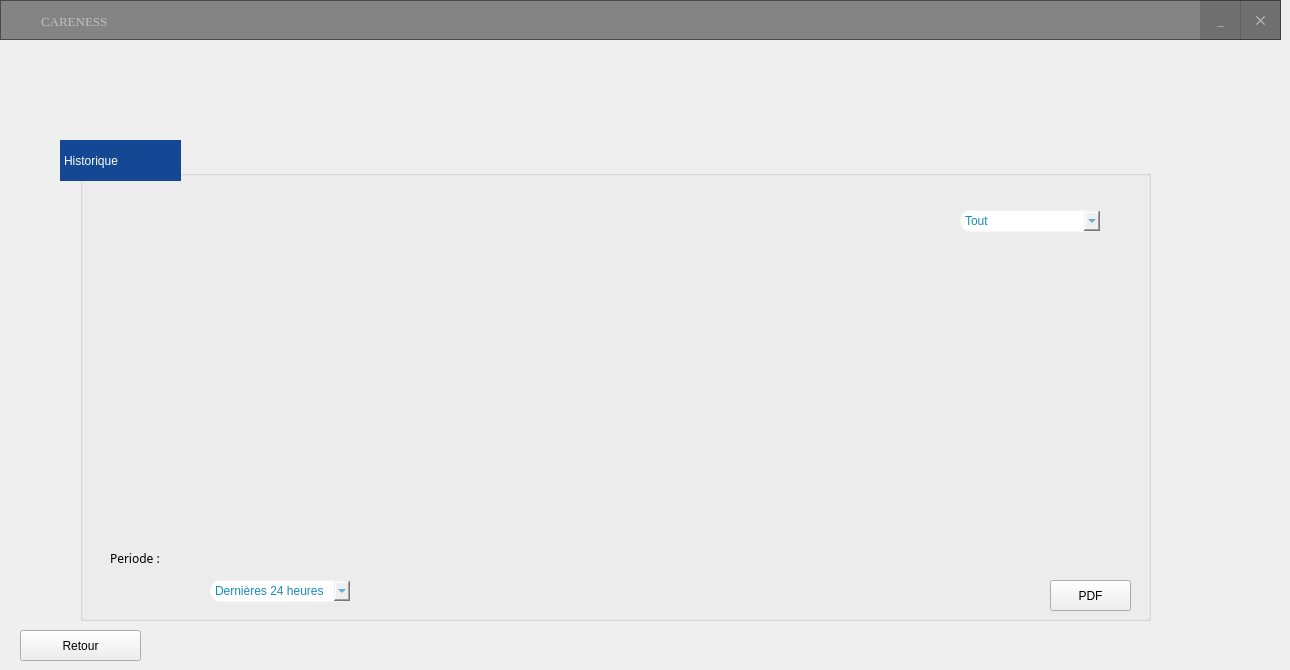
    <widget class="QWidget" name="page_3">
     <widget class="QGroupBox" name="groupBox_11">
      <property name="geometry">
       <rect>
        <x>80</x>
        <y>170</y>
        <width>1071</width>
        <height>451</height>
       </rect>
      </property>
      <property name="styleSheet">
       <string notr="true">QGroupBox{
color: rgb(20, 72, 149);
background-color: transparent;
}
QComboBox{
border-radius: 10px;
    border: 1px solid transparent;
	color: rgb(25, 139, 186);
}</string>
      </property>
      <property name="title">
       <string/>
      </property>
      <widget class="QComboBox" name="comboBox">
       <property name="geometry">
        <rect>
         <x>880</x>
         <y>40</y>
         <width>141</width>
         <height>22</height>
        </rect>
       </property>
       <item>
        <property name="text">
         <string>Tout</string>
        </property>
       </item>
       <item>
        <property name="text">
         <string>Historique d'ajout</string>
        </property>
       </item>
       <item>
        <property name="text">
         <string>Historique de suppression</string>
        </property>
       </item>
      </widget>
      <widget class="QListView" name="listView">
       <property name="geometry">
        <rect>
         <x>20</x>
         <y>70</y>
         <width>1001</width>
         <height>291</height>
        </rect>
       </property>
       <property name="styleSheet">
        <string notr="true">background-color: transparent;</string>
       </property>
      </widget>
      <widget class="QLabel" name="label_8">
       <property name="geometry">
        <rect>
         <x>30</x>
         <y>380</y>
         <width>101</width>
         <height>16</height>
        </rect>
       </property>
       <property name="font">
        <font>
         <family>Arial Black</family>
         <pointsize>9</pointsize>
         <weight>10</weight>
         <italic>false</italic>
         <bold>false</bold>
        </font>
       </property>
       <property name="styleSheet">
        <string notr="true">font: 87 9pt &quot;Arial Black&quot;;</string>
       </property>
       <property name="text">
        <string>Periode :</string>
       </property>
      </widget>
      <widget class="QComboBox" name="comboBox_2">
       <property name="geometry">
        <rect>
         <x>130</x>
         <y>410</y>
         <width>141</width>
         <height>22</height>
        </rect>
       </property>
       <property name="styleSheet">
        <string notr="true"/>
       </property>
       <item>
        <property name="text">
         <string>Dernières 24 heures</string>
        </property>
       </item>
       <item>
        <property name="text">
         <string>7 derniers jours</string>
        </property>
       </item>
       <item>
        <property name="text">
         <string>4 dernières semaines</string>
        </property>
       </item>
       <item>
        <property name="text">
         <string>Toutes les données</string>
        </property>
       </item>
      </widget>
      <widget class="QPushButton" name="pushButton_2">
       <property name="geometry">
        <rect>
         <x>970</x>
         <y>410</y>
         <width>81</width>
         <height>31</height>
        </rect>
       </property>
       <property name="text">
        <string>PDF</string>
       </property>
       <property name="icon">
        <iconset resource="Resources.qrc">
         <normaloff>:/new/prefix1/images/pdf.png</normaloff>:/new/prefix1/images/pdf.png</iconset>
       </property>
      </widget>
     </widget>
     <widget class="QFrame" name="frame_6">
      <property name="geometry">
       <rect>
        <x>0</x>
        <y>0</y>
        <width>1281</width>
        <height>40</height>
       </rect>
      </property>
      <property name="cursor">
       <cursorShape>ArrowCursor</cursorShape>
      </property>
      <property name="styleSheet">
       <string notr="true">QFrame{
background:rgba(0,0,0,0.45);
}

QFrame:hover{
background:rgba(0,0,0,0.50);
}

QPushButton{
color:silver;
}

QPushButton:hover{
color:white;
}</string>
      </property>
      <property name="frameShape">
       <enum>QFrame::StyledPanel</enum>
      </property>
      <property name="frameShadow">
       <enum>QFrame::Raised</enum>
      </property>
      <widget class="QLabel" name="label_46">
       <property name="geometry">
        <rect>
         <x>41</x>
         <y>11</y>
         <width>141</width>
         <height>21</height>
        </rect>
       </property>
       <property name="font">
        <font>
         <family>Times New Roman</family>
         <pointsize>10</pointsize>
         <weight>9</weight>
         <italic>false</italic>
         <bold>false</bold>
        </font>
       </property>
       <property name="styleSheet">
        <string notr="true">
color:silver;
background:transparent;</string>
       </property>
       <property name="text">
        <string>CARENESS</string>
       </property>
      </widget>
      <widget class="QPushButton" name="btn_minimize_5">
       <property name="geometry">
        <rect>
         <x>1200</x>
         <y>0</y>
         <width>41</width>
         <height>40</height>
        </rect>
       </property>
       <property name="font">
        <font>
         <family>Times New Roman</family>
         <pointsize>10</pointsize>
         <weight>9</weight>
         <italic>false</italic>
         <bold>false</bold>
         <underline>false</underline>
        </font>
       </property>
       <property name="cursor">
        <cursorShape>PointingHandCursor</cursorShape>
       </property>
       <property name="styleSheet">
        <string notr="true">QPushButton{
background:rgba(0, 0, 0,0.15);
border-radius:none;
}


QPushButton:hover{
background:rgba(0, 0, 0,0.6)
}</string>
       </property>
       <property name="text">
        <string>_</string>
       </property>
      </widget>
      <widget class="QPushButton" name="btn_close_5">
       <property name="geometry">
        <rect>
         <x>1240</x>
         <y>0</y>
         <width>41</width>
         <height>40</height>
        </rect>
       </property>
       <property name="font">
        <font>
         <family>Times New Roman</family>
         <pointsize>10</pointsize>
         <weight>9</weight>
         <italic>false</italic>
         <bold>false</bold>
        </font>
       </property>
       <property name="cursor">
        <cursorShape>PointingHandCursor</cursorShape>
       </property>
       <property name="styleSheet">
        <string notr="true">QPushButton{
background:rgba(0, 0, 0,0.15);
color:silver;

border-radius:none;
}


QPushButton:hover{
background:red;
color:white
}</string>
       </property>
       <property name="text">
        <string>✕</string>
       </property>
      </widget>
      <widget class="QLabel" name="label_51">
       <property name="geometry">
        <rect>
         <x>10</x>
         <y>0</y>
         <width>31</width>
         <height>31</height>
        </rect>
       </property>
       <property name="styleSheet">
        <string notr="true">image: url(:/new/prefix1/images/Logo.png);
background:transparent;</string>
       </property>
       <property name="text">
        <string>&lt;html&gt;&lt;head/&gt;&lt;body&gt;&lt;p&gt;&lt;br/&gt;&lt;/p&gt;&lt;/body&gt;&lt;/html&gt;</string>
       </property>
      </widget>
     </widget>
     <widget class="QLabel" name="label_45">
      <property name="geometry">
       <rect>
        <x>60</x>
        <y>140</y>
        <width>121</width>
        <height>41</height>
       </rect>
      </property>
      <property name="styleSheet">
       <string notr="true">QLabel{
    border: 1px solid transparent ;	
	color: rgb(255, 255, 255);
	font: 75 12pt &quot;Times New Roman&quot;;
	background-color: rgb(20, 72, 149);
}</string>
      </property>
      <property name="text">
       <string>Historique</string>
      </property>
     </widget>
     <widget class="QPushButton" name="btn_retourp">
      <property name="geometry">
       <rect>
        <x>20</x>
        <y>630</y>
        <width>121</width>
        <height>31</height>
       </rect>
      </property>
      <property name="text">
       <string>Retour</string>
      </property>
      <property name="icon">
       <iconset resource="Resources.qrc">
        <normaloff>:/new/prefix1/images/fleche-petite-gauche (1).png</normaloff>:/new/prefix1/images/fleche-petite-gauche (1).png</iconset>
      </property>
     </widget>
    </widget>
